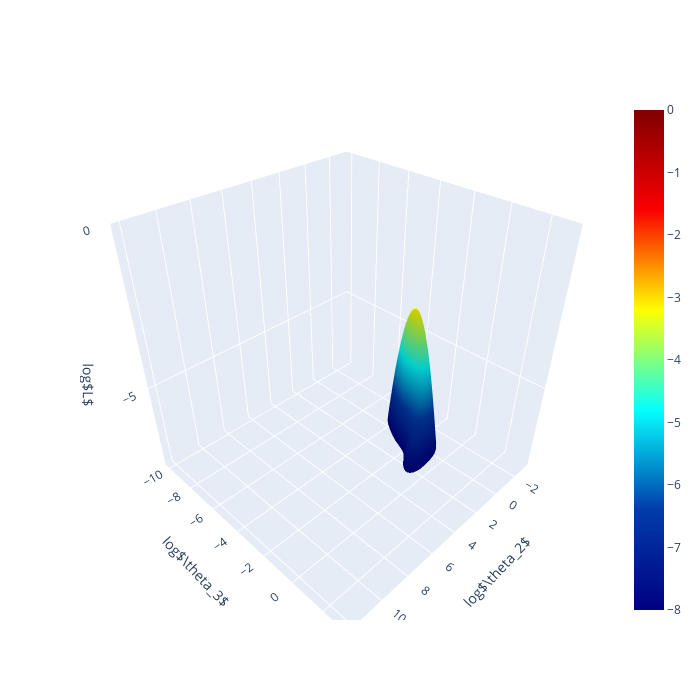

Notebook code cell kept with this figure:
### Code cell
# 図示

zmin, zmax = -8, 0
fig = go.Figure(data=go.Surface(
    z=logL.reshape(n_points, n_points), 
    x=params_grid[:, 0].reshape(n_points, n_points), 
    y=params_grid[:, 1].reshape(n_points, n_points), 
    cmin = zmin,
    cmax = zmax,
    colorscale='jet'))
fig.update_layout(scene=dict(xaxis_title='log$\\theta_2$', yaxis_title='log$\\theta_3$', zaxis_title='log$L$',zaxis=dict(range=[zmin,zmax])), width=700, height=700)
fig.show()

plt.figure(figsize=(6, 5))
plt.contour(params_grid[:, 0].reshape(n_points, n_points), 
             params_grid[:, 1].reshape(n_points, n_points), 
             logL.reshape(n_points, n_points), 
             levels=np.linspace(zmin, zmax, 200), cmap='jet')
plt.colorbar()
plt.xlabel("log$\\theta_2$")
plt.ylabel("log$\\theta_3$")
plt.axis('equal')
plt.show()

### Figure 1 — Plotly figure (JSON) as saved in the notebook; plotly's stock layout.template omitted (floating-point values rounded to 4 significant figures; data arrays with more than 128 entries replaced by an {"elided": "..."} marker saying what was removed)
{"data": [{"cmax": 0, "cmin": -8, "colorscale": [[0, "rgb(0,0,131)"], [0.2, "rgb(0,60,170)"], [0.4, "rgb(5,255,255)"], [0.6, "rgb(255,255,0)"], [0.8, "rgb(250,0,0)"], [1, "rgb(128,0,0)"]], "type": "surface", "x": {"elided": "100x100 float values"}, "y": {"elided": "100x100 float values"}, "z": {"elided": "100x100 float values"}}], "layout": {"height": 700, "scene": {"xaxis": {"title": {"text": "log$\\theta_2$"}}, "yaxis": {"title": {"text": "log$\\theta_3$"}}, "zaxis": {"range": [-8, 0], "title": {"text": "log$L$"}}}, "width": 700}}
